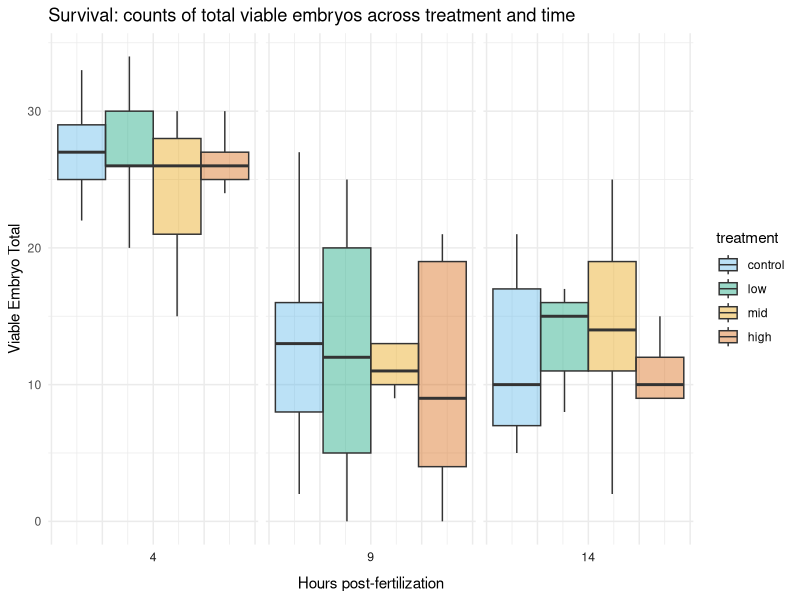
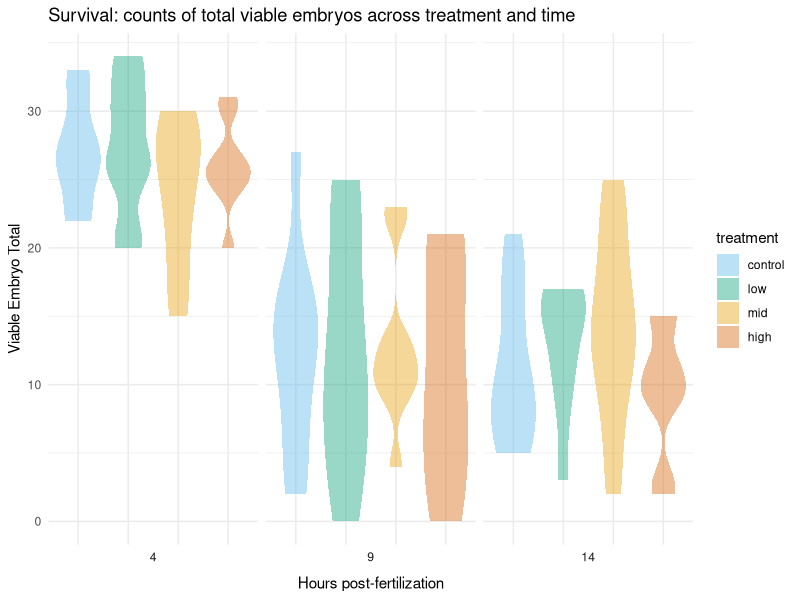
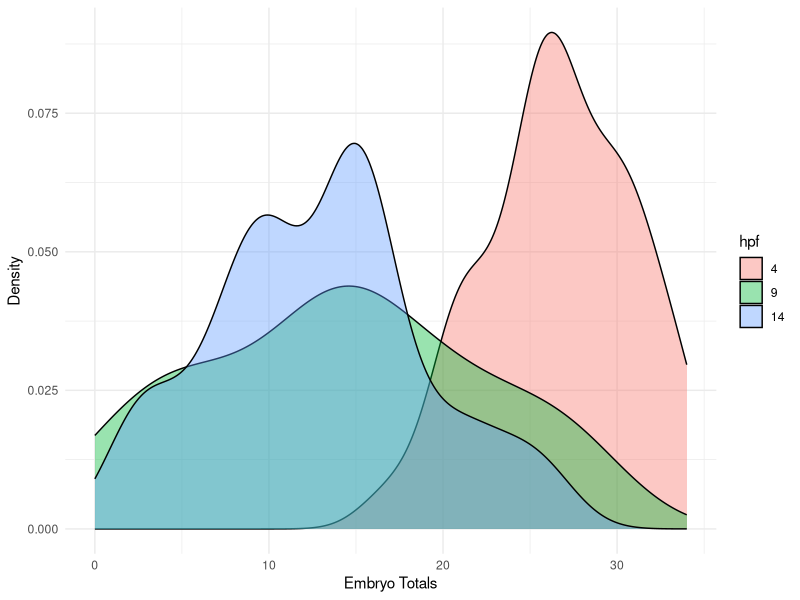
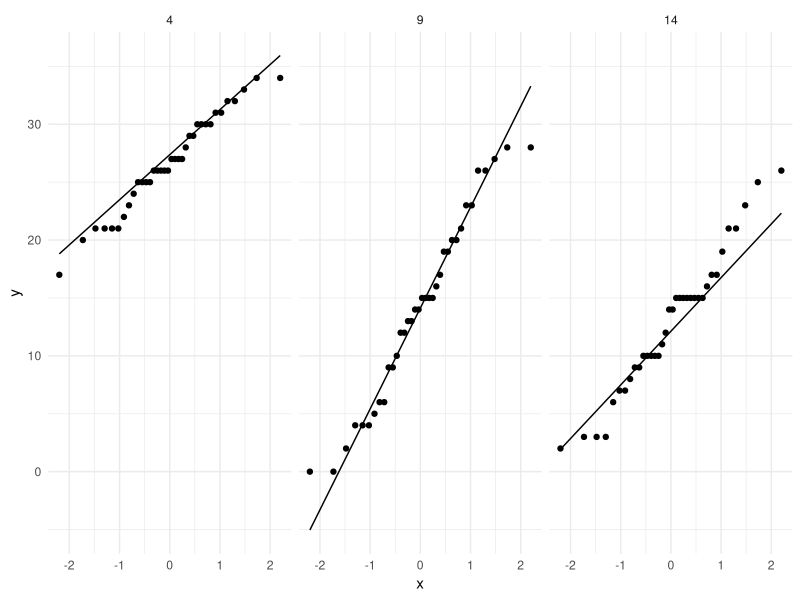
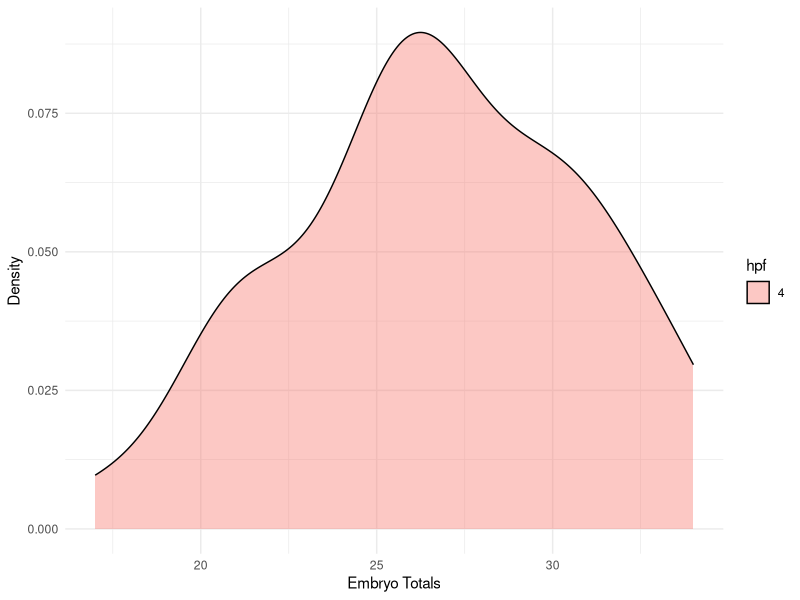
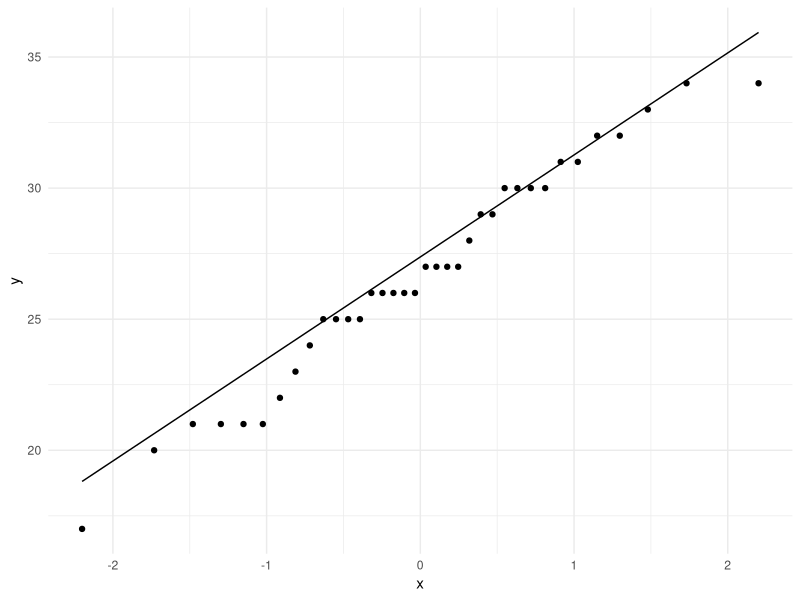
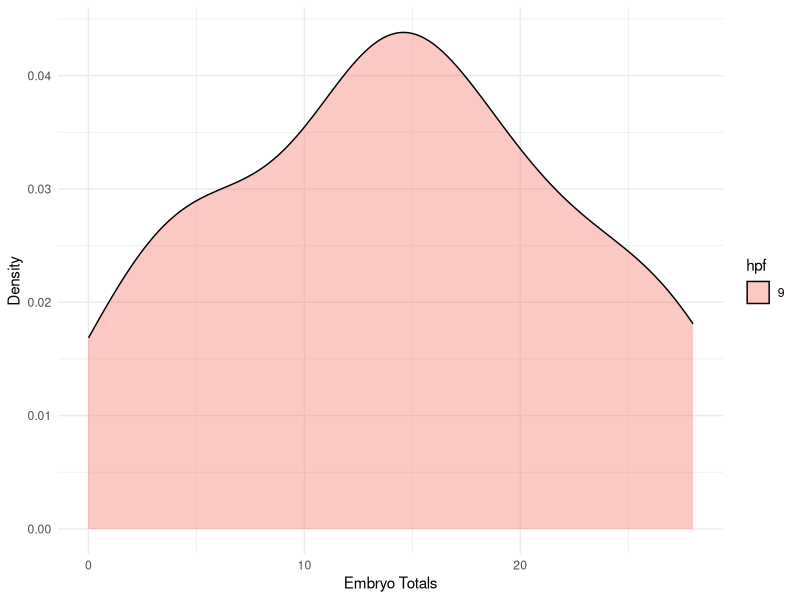
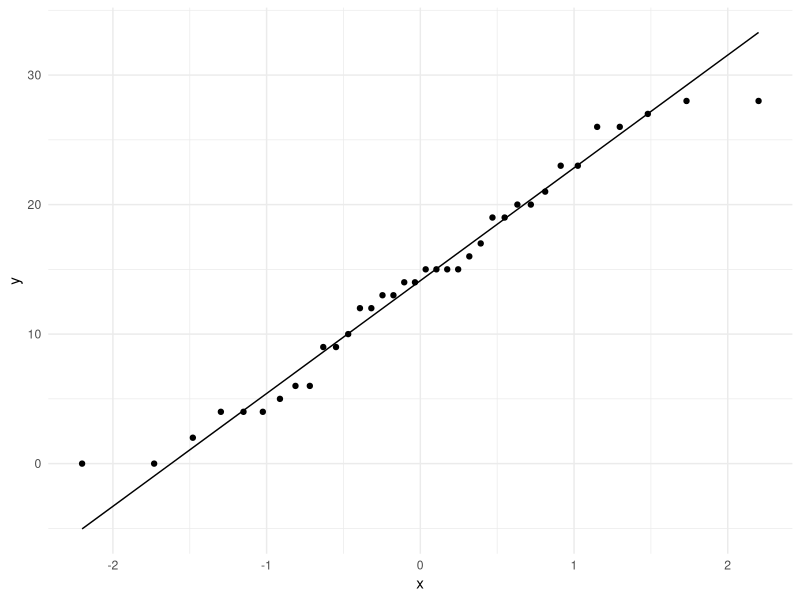

Source code (R) for these figures, in order:
## ---- chunk 1
library(tidyverse)
library(ggplot2)
## ---- chunk 2
tidy_vials <- read.csv("../data/output/tidy_vials.csv")
## ---- chunk 3
# treatment
treat_levels <- c("control", "low", "mid", "high")

viable <- tidy_vials %>% 
  select(sample_id, treatment, hpf, n_viable, n_embryos) %>% 
   mutate(treatment = factor(treatment, 
                            levels = treat_levels,
                            ordered = TRUE),
          hpf = factor(hpf,
                       levels = c("4", "9", "14",
                                  ordered = TRUE)))

head(viable)
## ---- chunk 4
ggplot(viable, aes(group = treatment, y = n_viable, fill = treatment)) +
  geom_boxplot(alpha = 0.4, position = "dodge", outlier.shape = NA) +
  scale_fill_manual(values = c("control" = "#56B4E9", "low" = "#009E73", "mid" = "#E69F00", "high" = "#D55E00")) +
  scale_color_manual(values = c("control" = "#56B4E9", "low" = "#009E73", "mid" = "#E69F00", "high" = "#D55E00")) +
  labs(x = "Hours post-fertilization", y = "Viable Embryo Total") +
  facet_wrap(~hpf, strip.position = "bottom") +
  ggtitle("Survival: counts of total viable embryos across treatment and time")+
  theme_minimal() +
  theme(
    axis.text.x = element_blank(),
    axis.ticks.x = element_blank(),
  )

## ---- chunk 5
ggsave("../plots/viablecounts_survival_boxplot.png", width = 8, height = 6, dpi = 600)
## ---- chunk 6
ggplot(viable, aes(x = treatment, y = n_viable, fill = treatment)) +
  geom_violin(alpha = 0.4, position = "dodge", scale = "width", color = NA) +
  scale_fill_manual(values = c("control" = "#56B4E9", "low" = "#009E73", "mid" = "#E69F00", "high" = "#D55E00")) +
  labs(x = "Hours post-fertilization", y = "Viable Embryo Total") +
  facet_wrap(~hpf, strip.position = "bottom") +
  ggtitle("Survival: counts of total viable embryos across treatment and time")+
  theme_minimal() +
  theme(
    axis.text.x = element_blank(),
    axis.ticks.x = element_blank(),
  )

## ---- chunk 7
mean_viable_counts <- viable %>% 
  group_by(treatment, hpf) %>%                      # group is your combined column (treatment_hpf)
  summarise(
    mean_viable = mean(n_viable, na.rm = TRUE),
    sd_viable   = sd(n_viable, na.rm = TRUE),
    var_viable  = var(n_viable, na.rm = TRUE),
    n = n(),                                 # optional: number of observations per group
    mean_embryos = mean(n_embryos)
    ) %>%
  ungroup() 

print(mean_viable_counts)
## ---- chunk 8
mean_viable_counts <- mean_viable_counts %>% 
  mutate(dispersion = var_viable/mean_viable)

mean_viable_counts %>% select(treatment, hpf, mean_viable, var_viable, dispersion)
## ---- chunk 9
set.seed(123)  # for reproducibility

# Simulate eggs per bundle: 2 bundles per vial, 120 vials
n_vials <- 9
n_bundles <- 2 * n_vials

# Simulate egg counts per bundle
eggs_per_bundle <- rnorm(n_bundles, mean = 15, sd = 5.1)

# Optional: enforce only positive egg counts (truncated normal)
eggs_per_bundle <- pmax(round(eggs_per_bundle), 1)

# Group into vials: every two bundles go into one vial
eggs_per_vial <- rowSums(matrix(eggs_per_bundle, ncol = 2, byrow = TRUE))

# Summarize
mean_eggs_per_vial <- mean(eggs_per_vial)
sd_eggs_per_vial <- sd(eggs_per_vial)

# Output
mean_eggs_per_vial
sd_eggs_per_vial
## ---- chunk 10
# Extract mean of total embryos at hpf 4 
hpf4_mean <- mean_viable_counts %>%
  filter(hpf == 4) %>%
  pull(mean_embryos) %>% 
  mean()

# Join back and calculate relative survival
relative_survival <- mean_viable_counts %>%
  #filter(hpf %in% c(9, 14)) %>%        # later time points
  #mutate(hpf4_mean = hpf4_mean) %>%    # join hpf4 means
  mutate(relative_survival = (mean_viable/31.5))
## ---- chunk 11
relative_survival %>% 
  select(treatment, hpf, relative_survival) %>% 
  arrange(hpf)
## ---- chunk 12
poisson <- glm(n_viable ~ treatment + hpf, family = poisson, data = viable)
## ---- chunk 13
sum(residuals(poisson, type = "pearson")^2) / poisson$df.residual
## ---- chunk 14
install.packages("AER")
library(AER)
## ---- chunk 15
install.packages("lme4")
library(lme4)
## ---- chunk 16

## ---- chunk 17
ggplot(viable, aes(x = n_embryos, fill = hpf)) +
  geom_density(alpha = 0.4) +
  labs(x = "Embryo Totals", y = "Density") +
  theme_minimal()
## ---- chunk 18
ggplot(viable, aes(sample = n_embryos)) +
  stat_qq() +
  stat_qq_line() +
  facet_wrap(~ hpf) +
  theme_minimal()
## ---- chunk 19
viable %>%
  group_by(hpf) %>%
  summarise(shapiro_p = shapiro.test(n_embryos)$p.value)
## ---- chunk 20
anova <- viable %>% 
  aov(n_viable ~ treatment + hpf, data = .)

summary(anova)
## ---- chunk 21
viable %>% 
  filter(hpf == "4") %>% 
ggplot(., aes(x = n_embryos, fill = hpf)) +
  geom_density(alpha = 0.4) +
  labs(x = "Embryo Totals", y = "Density") +
  theme_minimal()
## ---- chunk 22
viable %>% 
  filter(hpf == "4") %>%
ggplot(., aes(sample = n_embryos)) +
  stat_qq() +
  stat_qq_line() +
  theme_minimal()
## ---- chunk 23
viable %>%
  filter(hpf == "4") %>% 
  summarise(shapiro_p = shapiro.test(n_embryos)$p.value)
## ---- chunk 24
anova4 <- viable %>% 
  filter(hpf =="4") %>% 
  aov(n_viable ~ treatment, data = .)

summary(anova4)
## ---- chunk 25
viable %>% 
  filter(hpf == "9") %>% 
ggplot(., aes(x = n_embryos, fill = hpf)) +
  geom_density(alpha = 0.4) +
  labs(x = "Embryo Totals", y = "Density") +
  theme_minimal()
## ---- chunk 26
viable %>% 
  filter(hpf == "9") %>%
ggplot(., aes(sample = n_embryos)) +
  stat_qq() +
  stat_qq_line() +
  theme_minimal()
## ---- chunk 27
viable %>%
  filter(hpf == "9") %>% 
  summarise(shapiro_p = shapiro.test(n_embryos)$p.value)
## ---- chunk 28
anova9 <- viable %>% 
  filter(hpf == "9") %>% 
  aov(n_viable ~ treatment, data = .)

summary(anova9)
## ---- chunk 29
viable %>% 
  filter(hpf == "14") %>% 
ggplot(., aes(x = n_embryos, fill = hpf)) +
  geom_density(alpha = 0.4) +
  labs(x = "Embryo Totals", y = "Density") +
  theme_minimal()
## ---- chunk 30
viable %>% 
  filter(hpf == "14") %>%
ggplot(., aes(sample = n_embryos)) +
  stat_qq() +
  stat_qq_line() +
  theme_minimal()
## ---- chunk 31
viable %>%
  filter(hpf == "14") %>% 
  summarise(shapiro_p = shapiro.test(n_embryos)$p.value)
## ---- chunk 32
anova9 <- viable %>% 
  filter(hpf == "14") %>% 
  aov(n_viable ~ treatment, data = .)

summary(anova9)
